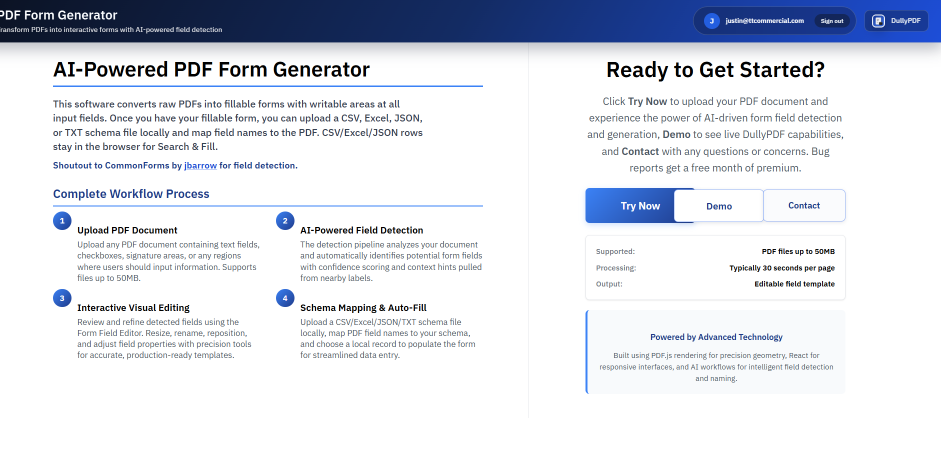
#> input picture image.png, 1881 x 913 px (shown at 1/2 size); its folder holds only this picture in this run
$ python -i ocr_labels.py   (imports and definitions only)
#> lines starting #> are read from the running program, lines starting #| are printed output that depends on the picture; after the words box and inside, x2 and y2 are one past the last pixel; in counts of white or black regions, pixels touching at a corner belong together
### backend/fieldDetecting/sandbox/env_loader.py
import os
from pathlib import Path

_BOOTSTRAPPED = False


def _load_env_file(path: Path) -> None:
    """
    Minimal .env loader.

    This avoids adding a dependency (python-dotenv) while still supporting the
    common KEY=VALUE format for local sandbox runs.
    """
    try:
        for raw in path.read_text(encoding="utf-8").splitlines():
            line = raw.strip()
            if not line or line.startswith("#"):
                continue
            if line.startswith("export "):
                line = line[len("export ") :].strip()
            if "=" not in line:
                continue
            key, value = line.split("=", 1)
            key = key.strip()
            value = value.strip().strip('"').strip("'")
            if not key:
                continue
            os.environ.setdefault(key, value)
    except FileNotFoundError:
        return


def bootstrap_env() -> None:
    """
    Load local `.env` files once for sandbox runs.

    We keep this minimal and explicit because many scripts are launched directly
    and do not inherit shell-sourced environment variables.
    """
    global _BOOTSTRAPPED
    if _BOOTSTRAPPED:
        return
    here = Path(__file__).resolve()
    repo_root = here.parents[3]
    candidate_paths = [
        repo_root / "backend" / ".env",
        repo_root / ".env",
        repo_root.parent / ".env.cloudsql",
        repo_root.parent / ".env",
        here.parent / ".env",
    ]
    for path in candidate_paths:
        _load_env_file(path)
    _BOOTSTRAPPED = True

### backend/fieldDetecting/sandbox/debug_flags.py
import os
import sys

from .env_loader import bootstrap_env

bootstrap_env()

_DEBUG_FLAG_PRESENT = False
_DEBUG_ARG_INDEXES: list[int] = []

for idx, arg in enumerate(list(sys.argv)):
    if arg == "--debug" or arg.startswith("--debug="):
        _DEBUG_FLAG_PRESENT = True
        _DEBUG_ARG_INDEXES.append(idx)

for idx in sorted(_DEBUG_ARG_INDEXES, reverse=True):
    try:
        sys.argv.pop(idx)
    except IndexError:
        continue


def debug_flag_present() -> bool:
    """Return True when the --debug flag was provided for this process."""
    return _DEBUG_FLAG_PRESENT


# [24 lines left out: functions _resolve_debug_password, debug_password_valid, get_debug_password, not called in this run]


def debug_enabled() -> bool:
    """Return True only when the debug flag is present and a password is configured."""
    return debug_flag_present() and debug_password_valid()

### backend/fieldDetecting/sandbox/combinedSrc/config.py
import logging
import os
from pathlib import Path
from typing import Dict

from ..debug_flags import debug_enabled
from ..env_loader import bootstrap_env

bootstrap_env()

# Toggle verbose diagnostics across the sandbox modules.
_DEBUG_GATE = debug_enabled()
DEBUG_MODE = _DEBUG_GATE and os.getenv("SANDBOX_DEBUG", "true").lower() == "true"
LOG_OPENAI_RESPONSE = _DEBUG_GATE and os.getenv("SANDBOX_LOG_OPENAI_RESPONSE", "false").lower() == "true"
LOG_DIR = os.getenv("SANDBOX_LOG_DIR")
LOG_FILE = os.getenv("SANDBOX_LOG_FILE", "sandbox.log")

# Rendering defaults.
DEFAULT_DPI = int(os.getenv("SANDBOX_DPI", "500"))

# Confidence thresholds shared between detection and resolver.
DEFAULT_THRESHOLDS: Dict[str, float] = {
    "high": 0.995,
    "medium": 0.7,
    "min": 0.5,
}

def get_logger(name: str) -> logging.Logger:
    """Return a configured logger that honors the debug gate and SANDBOX_DEBUG."""
    logger = logging.getLogger(name)
    level = logging.DEBUG if DEBUG_MODE else logging.INFO
    if not logger.handlers:
        if LOG_DIR:
            log_dir = Path(LOG_DIR)
        else:
            log_dir = Path(__file__).resolve().parents[2] / "logs"
        log_dir.mkdir(parents=True, exist_ok=True)
        log_path = log_dir / LOG_FILE
        file_handler = logging.FileHandler(log_path, encoding="utf-8")
        file_handler.setFormatter(
            logging.Formatter(
                fmt="SANDBOX %(levelname)s %(name)s - %(message)s"
            )
        )
        handler = logging.StreamHandler()
        handler.setFormatter(
            logging.Formatter(
                fmt="SANDBOX %(levelname)s %(name)s - %(message)s"
            )
        )
        logger.addHandler(file_handler)
        logger.addHandler(handler)
    logger.setLevel(level)
    logger.propagate = False
    return logger

### backend/fieldDetecting/sandbox/combinedSrc/ocr_labels.py
from __future__ import annotations

import re
from typing import Dict, List, Optional

import cv2
import numpy as np
import pytesseract

from .config import get_logger
from .coords import PageBox, px_bbox_to_pts_bbox

logger = get_logger(__name__)
#> further down, picture is the input picture: shape (913, 1881, 3); mean B, G, R 233, 225.2, 221.8

_CHECKBOX_OCR_SINGLETONS = {"0", "O", "o", "6", "□", "■"}
_CHECKBOX_ARTIFACT_CORE_RE = re.compile(r"^[0Oo6]{1,4}$")


# [117 lines left out: functions _looks_like_checkbox_artifact, _is_punctuation_noise, _salvage_low_conf_token, _maybe_downscale_for_ocr, not called in this run]


def _preprocess_for_ocr(image_bgr: np.ndarray) -> np.ndarray:
    """
    Preprocess a rendered page image for OCR.

    Goal:
    - Improve contrast and suppress background shading so Tesseract can see small text.
    - Keep this lightweight (no heavy ML) so it remains fast enough for multi-page forms.
    """
    gray = cv2.cvtColor(image_bgr, cv2.COLOR_BGR2GRAY)
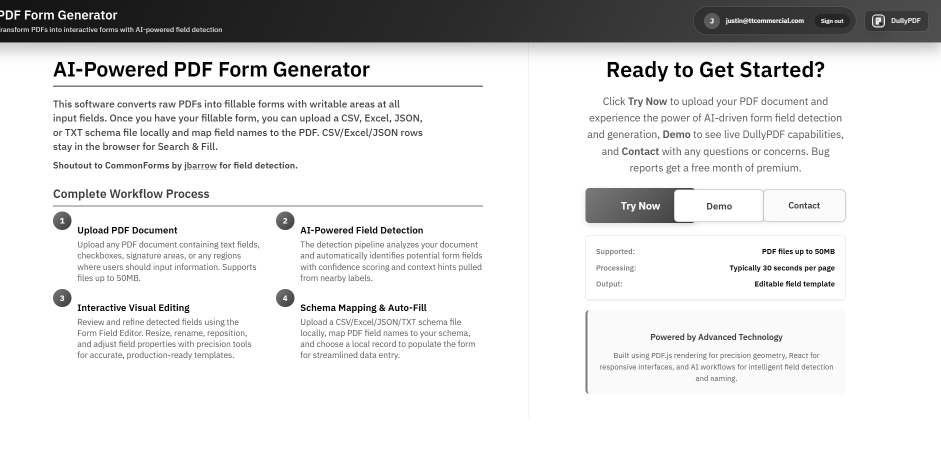
#> gray: shape (913, 1881) (shown at 1/2 size); min 0, max 255, mean 225.1
    gray = cv2.bilateralFilter(gray, 7, 55, 55)
    # Adaptive threshold tends to work better on scanned pages with uneven lighting.
    binary = cv2.adaptiveThreshold(
        gray,
        255,
        cv2.ADAPTIVE_THRESH_GAUSSIAN_C,
        cv2.THRESH_BINARY,
        31,
        7,
    )
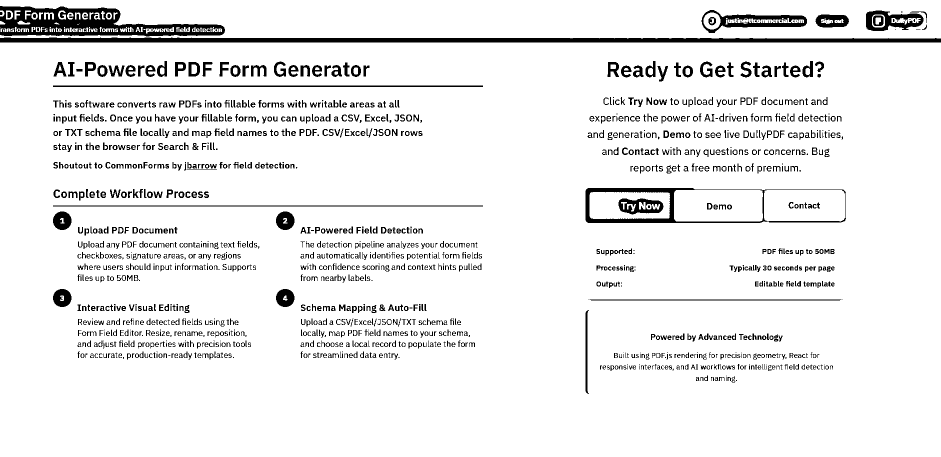
#> binary: shape (913, 1881) (shown at 1/2 size); 92.6% white; 1611 black regions (290 under 20 px), largest, box (x1, y1, x2, y2) and area: (0, 75, 1881, 85) 16553, (0, 12, 450, 73) 13476, (1171, 376, 1692, 446) 5630
    return binary


# [90 lines left out: function ocr_words_to_labels, not called in this run]

>>> import cv2
>>> picture = cv2.imread('../../../../image.png')
>>> result = _preprocess_for_ocr(picture)

$ run again, on bug2.png
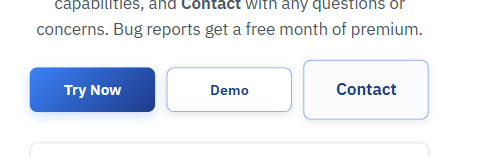
#> input picture bug2.png, 492 x 157 px
#> picture is the input picture: shape (157, 492, 3); mean B, G, R 244.5, 236.1, 231.7
#> in _preprocess_for_ocr, `gray = cv2.cvtColor(image_bgr, cv2.COLOR_BGR2GRAY)`:
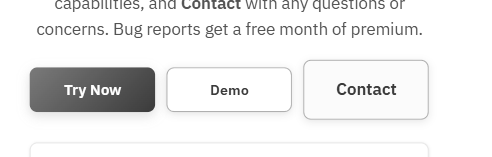
#> gray: shape (157, 492); min 59, max 255, mean 235.7
#> in _preprocess_for_ocr, `binary = cv2.adaptiveThreshold( gray, 255, cv2.ADAPTIVE_THRESH_GAUSSIA..`:
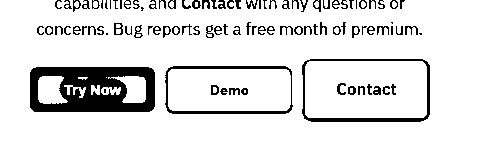
#> binary: shape (157, 492); 88.4% white; 98 black regions (16 under 20 px), largest, box (x1, y1, x2, y2) and area: (30, 67, 155, 112) 3992, (302, 59, 430, 122) 1016, (165, 66, 293, 114) 871

$ run again, on monitorHomePageLook.png
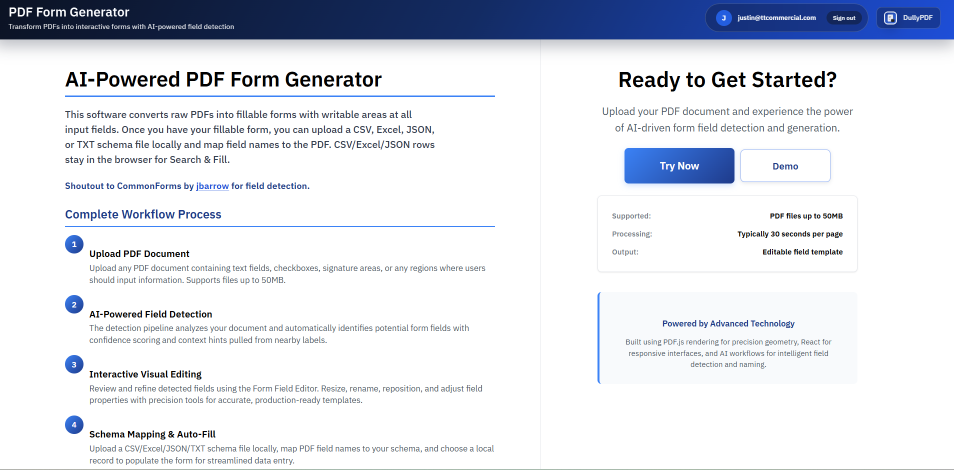
#> input picture monitorHomePageLook.png, 1908 x 939 px (shown at 1/2 size)
#> picture is the input picture: shape (939, 1908, 3); mean B, G, R 234.8, 227.7, 224.5
#> in _preprocess_for_ocr, `gray = cv2.cvtColor(image_bgr, cv2.COLOR_BGR2GRAY)`:
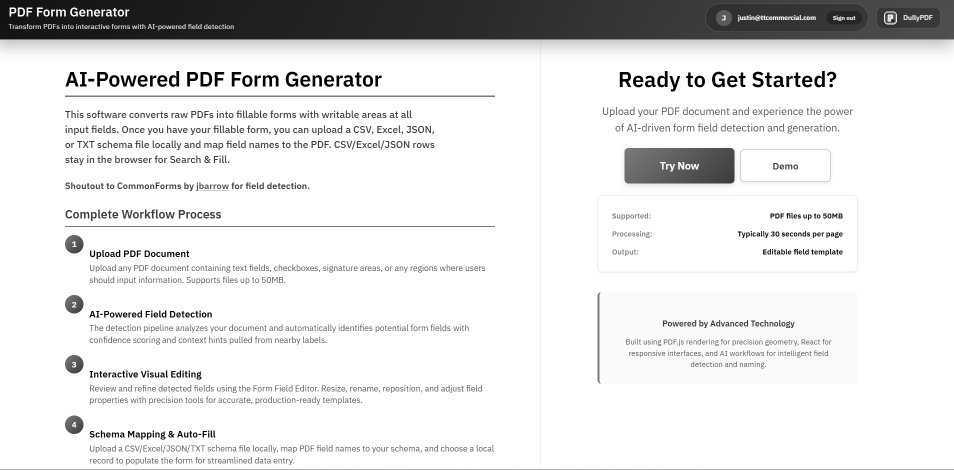
#> gray: shape (939, 1908) (shown at 1/2 size); min 0, max 255, mean 227.5
#> in _preprocess_for_ocr, `binary = cv2.adaptiveThreshold( gray, 255, cv2.ADAPTIVE_THRESH_GAUSSIA..`:
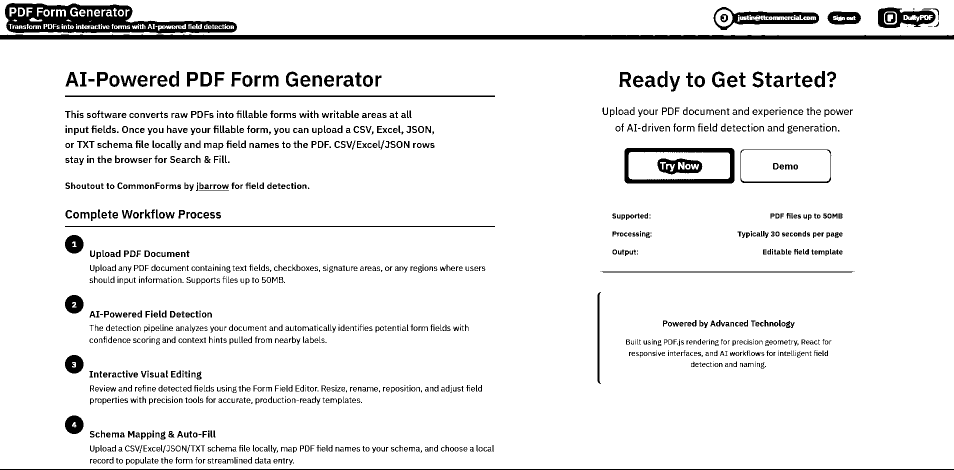
#> binary: shape (939, 1908) (shown at 1/2 size); 93.2% white; 1481 black regions (274 under 20 px), largest, box (x1, y1, x2, y2) and area: (0, 69, 1908, 79) 16798, (10, 6, 474, 67) 14010, (1249, 296, 1469, 367) 4672

$ run again, on obviousMistake.png
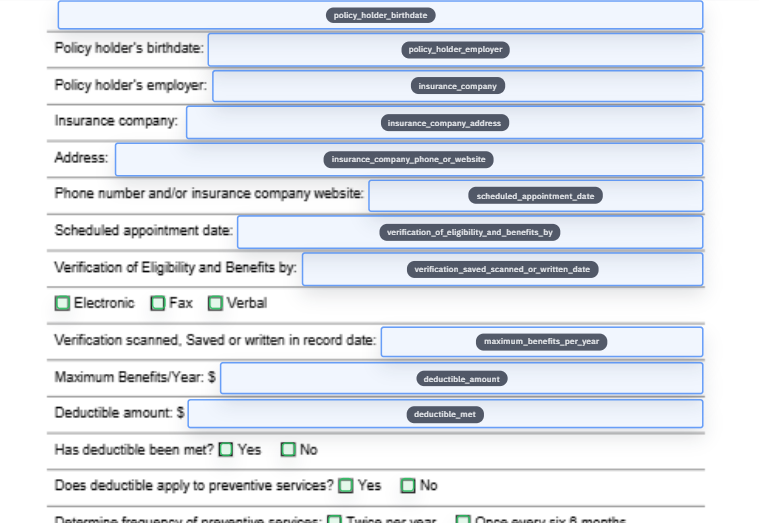
#> input picture obviousMistake.png, 759 x 523 px
#> picture is the input picture: shape (523, 759, 3); mean B, G, R 233.4, 226, 221.3
#> in _preprocess_for_ocr, `gray = cv2.cvtColor(image_bgr, cv2.COLOR_BGR2GRAY)`:
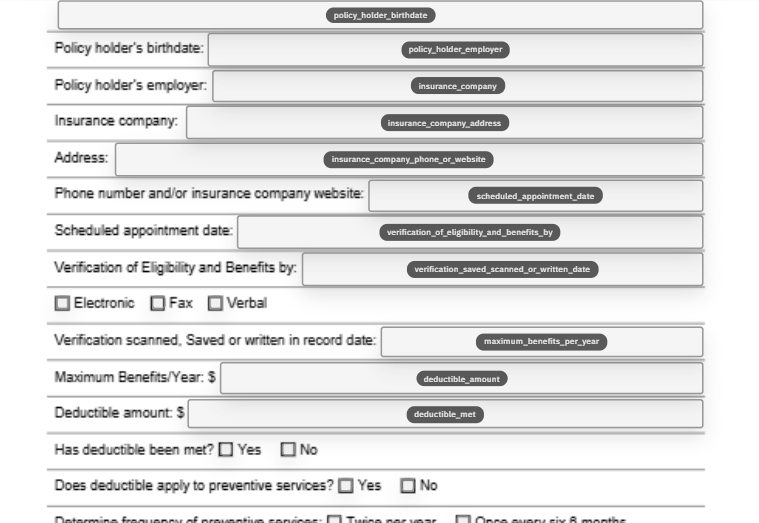
#> gray: shape (523, 759); min 3, max 255, mean 225.3
#> in _preprocess_for_ocr, `binary = cv2.adaptiveThreshold( gray, 255, cv2.ADAPTIVE_THRESH_GAUSSIA..`:
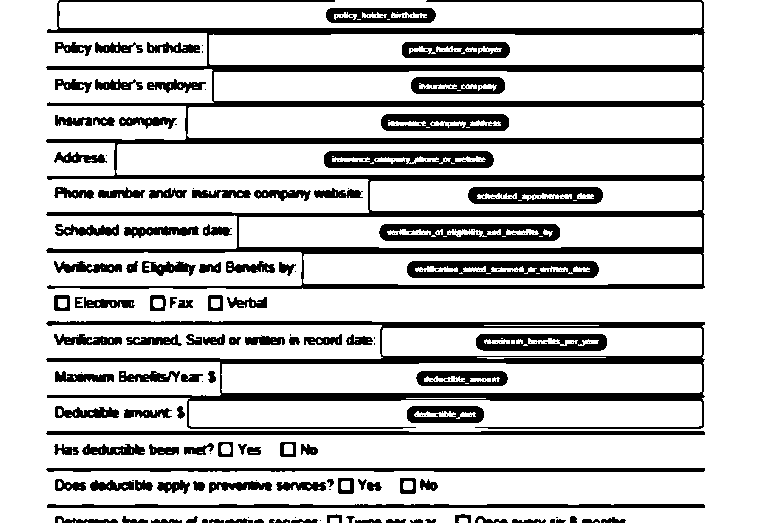
#> binary: shape (523, 759); 78% white; 221 black regions (111 under 20 px), largest, box (x1, y1, x2, y2) and area: (46, 0, 705, 289) 30085, (46, 321, 705, 429) 12459, (46, 431, 705, 435) 2560
